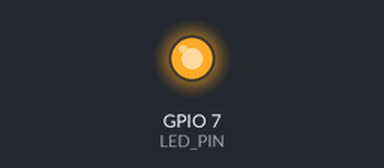
Simulated run of this program. Board: Raspberry Pi (BCM pin numbers). Parts: output pins drawn as LEDs (lit = HIGH). At 5.0 s the program stops and its outputs stay as they are.

Above: at 0.1 s.
At 5.1 s:
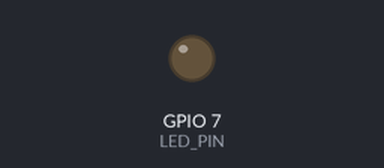
Timing chart, 0 to 6.5 s (numbered marks = the images above):
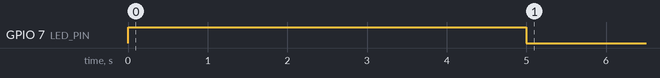

Measured:
- by itself, GPIO 7 (LED_PIN): LOW → HIGH at 0.00 s, → LOW 5.0 s later

The program:

led.py
```python
import wiringpi as pi

def main():

    LED_PIN = 7
    pi.wiringPiSetupGpio()
    pi.pinMode( LED_PIN, pi.OUTPUT )
    pi.digitalWrite( LED_PIN, pi.HIGH)
    pi.delay(5000)
    pi.digitalWrite( LED_PIN, pi.LOW)

if __name__ == "__main__" :

    main()
```
